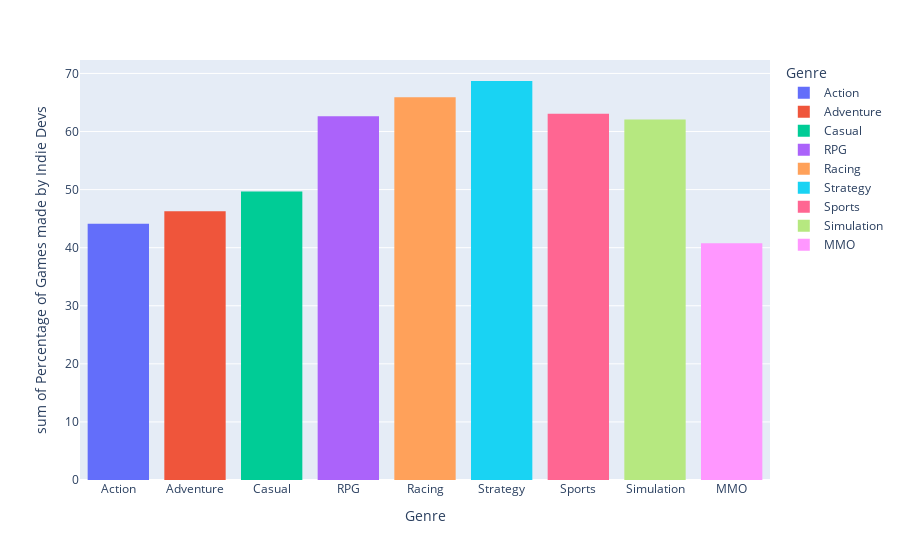

Notebook code for this chart:
### Code cell
IP_data = {'Genre': Genre_list, 'Percentage of Games made by Indie Devs': IP_list}
IP_df = pd.DataFrame(IP_data)
IP_hist = px.histogram(IP_df, x='Genre', y='Percentage of Games made by Indie Devs', color='Genre')
IP_hist.show()
print("The percent of each genre of free games on the Steam Store made by Indie Developers are as follows: \n \n Action: {} \n Adventure: {} \n Casual: {} \n RPG: {} \n Racing: {} \n Strategy: {} \n Sports: {} \n Simulation: {} \n MMO: {}".format(IP_Action, IP_Adventure, IP_Casual, IP_RPG, IP_Racing, IP_Strategy, IP_Sports, IP_Simulation, IP_MMO))

### Figure 1 — Plotly figure (JSON) as saved in the notebook; plotly's stock layout.template omitted (floating-point values rounded to 4 significant figures)
{"data": [{"alignmentgroup": "True", "bingroup": "x", "histfunc": "sum", "hovertemplate": "Genre=%{x}<br>sum of Percentage of Games made by Indie Devs=%{y}<extra></extra>", "legendgroup": "Action", "marker": {"color": "#636efa", "pattern": {"shape": ""}}, "name": "Action", "offsetgroup": "Action", "orientation": "v", "showlegend": true, "type": "histogram", "x": ["Action"], "xaxis": "x", "y": [44.13], "yaxis": "y"}, {"alignmentgroup": "True", "bingroup": "x", "histfunc": "sum", "hovertemplate": "Genre=%{x}<br>sum of Percentage of Games made by Indie Devs=%{y}<extra></extra>", "legendgroup": "Adventure", "marker": {"color": "#EF553B", "pattern": {"shape": ""}}, "name": "Adventure", "offsetgroup": "Adventure", "orientation": "v", "showlegend": true, "type": "histogram", "x": ["Adventure"], "xaxis": "x", "y": [46.26], "yaxis": "y"}, {"alignmentgroup": "True", "bingroup": "x", "histfunc": "sum", "hovertemplate": "Genre=%{x}<br>sum of Percentage of Games made by Indie Devs=%{y}<extra></extra>", "legendgroup": "Casual", "marker": {"color": "#00cc96", "pattern": {"shape": ""}}, "name": "Casual", "offsetgroup": "Casual", "orientation": "v", "showlegend": true, "type": "histogram", "x": ["Casual"], "xaxis": "x", "y": [49.68], "yaxis": "y"}, {"alignmentgroup": "True", "bingroup": "x", "histfunc": "sum", "hovertemplate": "Genre=%{x}<br>sum of Percentage of Games made by Indie Devs=%{y}<extra></extra>", "legendgroup": "RPG", "marker": {"color": "#ab63fa", "pattern": {"shape": ""}}, "name": "RPG", "offsetgroup": "RPG", "orientation": "v", "showlegend": true, "type": "histogram", "x": ["RPG"], "xaxis": "x", "y": [62.63], "yaxis": "y"}, {"alignmentgroup": "True", "bingroup": "x", "histfunc": "sum", "hovertemplate": "Genre=%{x}<br>sum of Percentage of Games made by Indie Devs=%{y}<extra></extra>", "legendgroup": "Racing", "marker": {"color": "#FFA15A", "pattern": {"shape": ""}}, "name": "Racing", "offsetgroup": "Racing", "orientation": "v", "showlegend": true, "type": "histogram", "x": ["Racing"], "xaxis": "x", "y": [65.9], "yaxis": "y"}, {"alignmentgroup": "True", "bingroup": "x", "histfunc": "sum", "hovertemplate": "Genre=%{x}<br>sum of Percentage of Games made by Indie Devs=%{y}<extra></extra>", "legendgroup": "Strategy", "marker": {"color": "#19d3f3", "pattern": {"shape": ""}}, "name": "Strategy", "offsetgroup": "Strategy", "orientation": "v", "showlegend": true, "type": "histogram", "x": ["Strategy"], "xaxis": "x", "y": [68.7], "yaxis": "y"}, {"alignmentgroup": "True", "bingroup": "x", "histfunc": "sum", "hovertemplate": "Genre=%{x}<br>sum of Percentage of Games made by Indie Devs=%{y}<extra></extra>", "legendgroup": "Sports", "marker": {"color": "#FF6692", "pattern": {"shape": ""}}, "name": "Sports", "offsetgroup": "Sports", "orientation": "v", "showlegend": true, "type": "histogram", "x": ["Sports"], "xaxis": "x", "y": [63.04], "yaxis": "y"}, {"alignmentgroup": "True", "bingroup": "x", "histfunc": "sum", "hovertemplate": "Genre=%{x}<br>sum of Percentage of Games made by Indie Devs=%{y}<extra></extra>", "legendgroup": "Simulation", "marker": {"color": "#B6E880", "pattern": {"shape": ""}}, "name": "Simulation", "offsetgroup": "Simulation", "orientation": "v", "showlegend": true, "type": "histogram", "x": ["Simulation"], "xaxis": "x", "y": [62.05], "yaxis": "y"}, {"alignmentgroup": "True", "bingroup": "x", "histfunc": "sum", "hovertemplate": "Genre=%{x}<br>sum of Percentage of Games made by Indie Devs=%{y}<extra></extra>", "legendgroup": "MMO", "marker": {"color": "#FF97FF", "pattern": {"shape": ""}}, "name": "MMO", "offsetgroup": "MMO", "orientation": "v", "showlegend": true, "type": "histogram", "x": ["MMO"], "xaxis": "x", "y": [40.77], "yaxis": "y"}], "layout": {"barmode": "relative", "legend": {"title": {"text": "Genre"}, "tracegroupgap": 0}, "margin": {"t": 60}, "xaxis": {"anchor": "y", "categoryarray": ["Action", "Adventure", "Casual", "RPG", "Racing", "Strategy", "Sports", "Simulation", "MMO"], "categoryorder": "array", "domain": [0, 1], "title": {"text": "Genre"}}, "yaxis": {"anchor": "x", "domain": [0, 1], "title": {"text": "sum of Percentage of Games made by Indie Devs"}}}}
